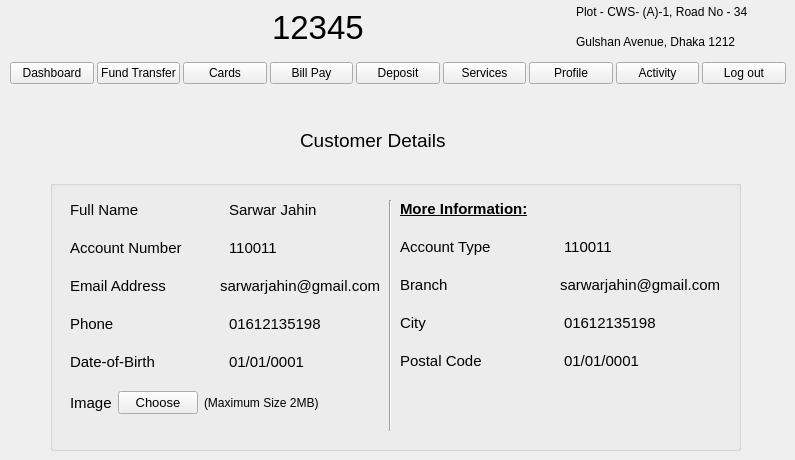
    <widget class="QWidget" name="profile_page">
     <widget class="QLabel" name="profile_customer_details_label">
      <property name="geometry">
       <rect>
        <x>300</x>
        <y>130</y>
        <width>161</width>
        <height>21</height>
       </rect>
      </property>
      <property name="font">
       <font>
        <pointsize>14</pointsize>
       </font>
      </property>
      <property name="text">
       <string>Customer Details</string>
      </property>
     </widget>
     <widget class="QGroupBox" name="profile_box">
      <property name="geometry">
       <rect>
        <x>50</x>
        <y>180</y>
        <width>691</width>
        <height>271</height>
       </rect>
      </property>
      <property name="title">
       <string/>
      </property>
      <widget class="QWidget" name="layoutWidget">
       <property name="geometry">
        <rect>
         <x>20</x>
         <y>21</y>
         <width>311</width>
         <height>362</height>
        </rect>
       </property>
       <layout class="QFormLayout" name="profile_box_layout">
        <property name="verticalSpacing">
         <number>20</number>
        </property>
        <item row="0" column="0" colspan="2">
         <layout class="QGridLayout" name="gridLayout">
          <property name="sizeConstraint">
           <enum>QLayout::SetDefaultConstraint</enum>
          </property>
          <property name="spacing">
           <number>6</number>
          </property>
          <item row="0" column="0">
           <widget class="QLabel" name="profile_full_name_label">
            <property name="font">
             <font>
              <pointsize>11</pointsize>
             </font>
            </property>
            <property name="autoFillBackground">
             <bool>false</bool>
            </property>
            <property name="styleSheet">
             <string notr="true"/>
            </property>
            <property name="text">
             <string>Full Name</string>
            </property>
           </widget>
          </item>
          <item row="0" column="1">
           <widget class="QLabel" name="profile_full_name">
            <property name="font">
             <font>
              <pointsize>11</pointsize>
             </font>
            </property>
            <property name="text">
             <string>Sarwar Jahin</string>
            </property>
           </widget>
          </item>
         </layout>
        </item>
        <item row="1" column="0" colspan="2">
         <layout class="QGridLayout" name="gridLayout_2">
          <property name="sizeConstraint">
           <enum>QLayout::SetDefaultConstraint</enum>
          </property>
          <property name="spacing">
           <number>6</number>
          </property>
          <item row="0" column="0">
           <widget class="QLabel" name="profile_user_name_label">
            <property name="font">
             <font>
              <pointsize>11</pointsize>
             </font>
            </property>
            <property name="styleSheet">
             <string notr="true"/>
            </property>
            <property name="text">
             <string>Account Number</string>
            </property>
           </widget>
          </item>
          <item row="0" column="1">
           <widget class="QLabel" name="profile_user_name">
            <property name="font">
             <font>
              <pointsize>11</pointsize>
             </font>
            </property>
            <property name="text">
             <string>110011</string>
            </property>
           </widget>
          </item>
         </layout>
        </item>
        <item row="2" column="0" colspan="2">
         <layout class="QGridLayout" name="gridLayout_3">
          <property name="sizeConstraint">
           <enum>QLayout::SetDefaultConstraint</enum>
          </property>
          <property name="spacing">
           <number>6</number>
          </property>
          <item row="0" column="1">
           <widget class="QLabel" name="profile_email">
            <property name="font">
             <font>
              <pointsize>11</pointsize>
             </font>
            </property>
            <property name="text">
             <string>sarwarjahin@gmail.com</string>
            </property>
           </widget>
          </item>
          <item row="0" column="0">
           <widget class="QLabel" name="profile_email_label">
            <property name="font">
             <font>
              <pointsize>11</pointsize>
             </font>
            </property>
            <property name="styleSheet">
             <string notr="true"/>
            </property>
            <property name="text">
             <string>Email Address</string>
            </property>
           </widget>
          </item>
         </layout>
        </item>
        <item row="3" column="0" colspan="2">
         <layout class="QGridLayout" name="gridLayout_4">
          <property name="sizeConstraint">
           <enum>QLayout::SetDefaultConstraint</enum>
          </property>
          <property name="spacing">
           <number>6</number>
          </property>
          <item row="0" column="0">
           <widget class="QLabel" name="profile_phone_label">
            <property name="font">
             <font>
              <pointsize>11</pointsize>
             </font>
            </property>
            <property name="styleSheet">
             <string notr="true"/>
            </property>
            <property name="text">
             <string>Phone</string>
            </property>
           </widget>
          </item>
          <item row="0" column="1">
           <widget class="QLabel" name="profile_phone">
            <property name="font">
             <font>
              <pointsize>11</pointsize>
             </font>
            </property>
            <property name="text">
             <string>01612135198</string>
            </property>
           </widget>
          </item>
         </layout>
        </item>
        <item row="4" column="0" colspan="2">
         <layout class="QGridLayout" name="gridLayout_5">
          <property name="sizeConstraint">
           <enum>QLayout::SetDefaultConstraint</enum>
          </property>
          <property name="spacing">
           <number>6</number>
          </property>
          <item row="0" column="0">
           <widget class="QLabel" name="profile_date_label">
            <property name="font">
             <font>
              <pointsize>11</pointsize>
             </font>
            </property>
            <property name="styleSheet">
             <string notr="true"/>
            </property>
            <property name="text">
             <string>Date-of-Birth</string>
            </property>
           </widget>
          </item>
          <item row="0" column="1">
           <widget class="QLabel" name="profile_date">
            <property name="font">
             <font>
              <pointsize>11</pointsize>
             </font>
            </property>
            <property name="text">
             <string>01/01/0001</string>
            </property>
           </widget>
          </item>
         </layout>
        </item>
        <item row="5" column="0" colspan="2">
         <layout class="QHBoxLayout" name="horizontalLayout_5">
          <property name="spacing">
           <number>6</number>
          </property>
          <property name="sizeConstraint">
           <enum>QLayout::SetDefaultConstraint</enum>
          </property>
          <item>
           <widget class="QLabel" name="profile_image_label">
            <property name="sizePolicy">
             <sizepolicy hsizetype="Maximum" vsizetype="Preferred">
              <horstretch>0</horstretch>
              <verstretch>0</verstretch>
             </sizepolicy>
            </property>
            <property name="font">
             <font>
              <pointsize>11</pointsize>
             </font>
            </property>
            <property name="text">
             <string>Image</string>
            </property>
           </widget>
          </item>
          <item>
           <widget class="QPushButton" name="profile_image_button">
            <property name="sizePolicy">
             <sizepolicy hsizetype="Maximum" vsizetype="Fixed">
              <horstretch>0</horstretch>
              <verstretch>0</verstretch>
             </sizepolicy>
            </property>
            <property name="font">
             <font>
              <pointsize>10</pointsize>
             </font>
            </property>
            <property name="text">
             <string>Choose</string>
            </property>
           </widget>
          </item>
          <item>
           <widget class="QLabel" name="profile_image_notice">
            <property name="text">
             <string>(Maximum Size 2MB)</string>
            </property>
           </widget>
          </item>
         </layout>
        </item>
       </layout>
      </widget>
      <widget class="QWidget" name="layoutWidget_24">
       <property name="geometry">
        <rect>
         <x>350</x>
         <y>20</y>
         <width>321</width>
         <height>361</height>
        </rect>
       </property>
       <layout class="QFormLayout" name="profile_box_layout_2">
        <property name="verticalSpacing">
         <number>20</number>
        </property>
        <item row="0" column="0" colspan="2">
         <layout class="QGridLayout" name="gridLayout_6">
          <property name="sizeConstraint">
           <enum>QLayout::SetDefaultConstraint</enum>
          </property>
          <property name="spacing">
           <number>6</number>
          </property>
          <item row="0" column="0">
           <widget class="QLabel" name="profile_full_name_2">
            <property name="font">
             <font>
              <pointsize>11</pointsize>
              <weight>75</weight>
              <bold>true</bold>
              <underline>true</underline>
             </font>
            </property>
            <property name="text">
             <string>More Information:</string>
            </property>
           </widget>
          </item>
         </layout>
        </item>
        <item row="1" column="0" colspan="2">
         <layout class="QGridLayout" name="gridLayout_13">
          <property name="sizeConstraint">
           <enum>QLayout::SetDefaultConstraint</enum>
          </property>
          <property name="spacing">
           <number>6</number>
          </property>
          <item row="0" column="0">
           <widget class="QLabel" name="profile_user_name_label_2">
            <property name="font">
             <font>
              <pointsize>11</pointsize>
             </font>
            </property>
            <property name="styleSheet">
             <string notr="true"/>
            </property>
            <property name="text">
             <string>Account Type</string>
            </property>
           </widget>
          </item>
          <item row="0" column="1">
           <widget class="QLabel" name="account_type">
            <property name="font">
             <font>
              <pointsize>11</pointsize>
             </font>
            </property>
            <property name="text">
             <string>110011</string>
            </property>
           </widget>
          </item>
         </layout>
        </item>
        <item row="2" column="0" colspan="2">
         <layout class="QGridLayout" name="gridLayout_14">
          <property name="sizeConstraint">
           <enum>QLayout::SetDefaultConstraint</enum>
          </property>
          <property name="spacing">
           <number>6</number>
          </property>
          <item row="0" column="1">
           <widget class="QLabel" name="branch">
            <property name="font">
             <font>
              <pointsize>11</pointsize>
             </font>
            </property>
            <property name="text">
             <string>sarwarjahin@gmail.com</string>
            </property>
           </widget>
          </item>
          <item row="0" column="0">
           <widget class="QLabel" name="profile_email_label_2">
            <property name="font">
             <font>
              <pointsize>11</pointsize>
             </font>
            </property>
            <property name="styleSheet">
             <string notr="true"/>
            </property>
            <property name="text">
             <string>Branch</string>
            </property>
           </widget>
          </item>
         </layout>
        </item>
        <item row="3" column="0" colspan="2">
         <layout class="QGridLayout" name="gridLayout_15">
          <property name="sizeConstraint">
           <enum>QLayout::SetDefaultConstraint</enum>
          </property>
          <property name="spacing">
           <number>6</number>
          </property>
          <item row="0" column="0">
           <widget class="QLabel" name="profile_phone_label_2">
            <property name="font">
             <font>
              <pointsize>11</pointsize>
             </font>
            </property>
            <property name="styleSheet">
             <string notr="true"/>
            </property>
            <property name="text">
             <string>City</string>
            </property>
           </widget>
          </item>
          <item row="0" column="1">
           <widget class="QLabel" name="city">
            <property name="font">
             <font>
              <pointsize>11</pointsize>
             </font>
            </property>
            <property name="text">
             <string>01612135198</string>
            </property>
           </widget>
          </item>
         </layout>
        </item>
        <item row="4" column="0" colspan="2">
         <layout class="QGridLayout" name="gridLayout_16">
          <property name="sizeConstraint">
           <enum>QLayout::SetDefaultConstraint</enum>
          </property>
          <property name="spacing">
           <number>6</number>
          </property>
          <item row="0" column="0">
           <widget class="QLabel" name="profile_date_label_2">
            <property name="font">
             <font>
              <pointsize>11</pointsize>
             </font>
            </property>
            <property name="styleSheet">
             <string notr="true"/>
            </property>
            <property name="text">
             <string>Postal Code</string>
            </property>
           </widget>
          </item>
          <item row="0" column="1">
           <widget class="QLabel" name="postal_code">
            <property name="font">
             <font>
              <pointsize>11</pointsize>
             </font>
            </property>
            <property name="text">
             <string>01/01/0001</string>
            </property>
           </widget>
          </item>
         </layout>
        </item>
        <item row="5" column="0" colspan="2">
         <layout class="QHBoxLayout" name="horizontalLayout_12">
          <property name="spacing">
           <number>6</number>
          </property>
          <property name="sizeConstraint">
           <enum>QLayout::SetDefaultConstraint</enum>
          </property>
         </layout>
        </item>
       </layout>
      </widget>
      <widget class="Line" name="line_3">
       <property name="geometry">
        <rect>
         <x>330</x>
         <y>20</y>
         <width>20</width>
         <height>231</height>
        </rect>
       </property>
       <property name="orientation">
        <enum>Qt::Vertical</enum>
       </property>
      </widget>
     </widget>
     <widget class="QWidget" name="layoutWidget_16">
      <property name="geometry">
       <rect>
        <x>40</x>
        <y>0</y>
        <width>711</width>
        <height>54</height>
       </rect>
      </property>
      <layout class="QGridLayout" name="gridLayout_26">
       <item row="1" column="0">
        <widget class="QLabel" name="login_bank_logo_4">
         <property name="text">
          <string/>
         </property>
         <property name="pixmap">
          <pixmap resource="resources.qrc">:/image/images/logo.jpeg</pixmap>
         </property>
        </widget>
       </item>
       <item row="1" column="4">
        <layout class="QVBoxLayout" name="verticalLayout_11">
         <item>
          <widget class="QLabel" name="login_address_label1_4">
           <property name="text">
            <string>Plot - CWS- (A)-1, Road No - 34 </string>
           </property>
          </widget>
         </item>
         <item>
          <widget class="QLabel" name="login_address_label2_4">
           <property name="text">
            <string>Gulshan Avenue, Dhaka 1212</string>
           </property>
          </widget>
         </item>
        </layout>
       </item>
       <item row="1" column="2">
        <layout class="QHBoxLayout" name="horizontalLayout_26">
         <item>
          <widget class="QLabel" name="login_support_logo_4">
           <property name="text">
            <string/>
           </property>
           <property name="pixmap">
            <pixmap resource="resources.qrc">:/image/images/support_icon.jpeg</pixmap>
           </property>
           <property name="scaledContents">
            <bool>true</bool>
           </property>
          </widget>
         </item>
         <item>
          <widget class="QLabel" name="label_37">
           <property name="font">
            <font>
             <pointsize>25</pointsize>
            </font>
           </property>
           <property name="text">
            <string>12345</string>
           </property>
          </widget>
         </item>
        </layout>
       </item>
       <item row="1" column="1">
        <spacer name="horizontalSpacer_24">
         <property name="orientation">
          <enum>Qt::Horizontal</enum>
         </property>
         <property name="sizeHint" stdset="0">
          <size>
           <width>40</width>
           <height>20</height>
          </size>
         </property>
        </spacer>
       </item>
       <item row="1" column="3">
        <spacer name="horizontalSpacer_25">
         <property name="orientation">
          <enum>Qt::Horizontal</enum>
         </property>
         <property name="sizeHint" stdset="0">
          <size>
           <width>40</width>
           <height>20</height>
          </size>
         </property>
        </spacer>
       </item>
      </layout>
     </widget>
     <widget class="QWidget" name="layoutWidget_22">
      <property name="geometry">
       <rect>
        <x>10</x>
        <y>60</y>
        <width>776</width>
        <height>27</height>
       </rect>
      </property>
      <layout class="QHBoxLayout" name="horizontalLayout_34">
       <property name="spacing">
        <number>3</number>
       </property>
       <property name="sizeConstraint">
        <enum>QLayout::SetMinimumSize</enum>
       </property>
       <item>
        <widget class="QPushButton" name="dashboard_button_10">
         <property name="sizePolicy">
          <sizepolicy hsizetype="Minimum" vsizetype="Fixed">
           <horstretch>0</horstretch>
           <verstretch>0</verstretch>
          </sizepolicy>
         </property>
         <property name="text">
          <string>Dashboard</string>
         </property>
        </widget>
       </item>
       <item>
        <widget class="QPushButton" name="fund_tranfer_button_10">
         <property name="sizePolicy">
          <sizepolicy hsizetype="Minimum" vsizetype="Fixed">
           <horstretch>0</horstretch>
           <verstretch>0</verstretch>
          </sizepolicy>
         </property>
         <property name="text">
          <string>Fund Transfer</string>
         </property>
        </widget>
       </item>
       <item>
        <widget class="QPushButton" name="cards_button_10">
         <property name="sizePolicy">
          <sizepolicy hsizetype="Minimum" vsizetype="Fixed">
           <horstretch>0</horstretch>
           <verstretch>0</verstretch>
          </sizepolicy>
         </property>
         <property name="text">
          <string>Cards</string>
         </property>
        </widget>
       </item>
       <item>
        <widget class="QPushButton" name="bill_pay_button_10">
         <property name="sizePolicy">
          <sizepolicy hsizetype="Minimum" vsizetype="Fixed">
           <horstretch>0</horstretch>
           <verstretch>0</verstretch>
          </sizepolicy>
         </property>
         <property name="text">
          <string>Bill Pay</string>
         </property>
        </widget>
       </item>
       <item>
        <widget class="QPushButton" name="beneficiary_button_10">
         <property name="sizePolicy">
          <sizepolicy hsizetype="Minimum" vsizetype="Fixed">
           <horstretch>0</horstretch>
           <verstretch>0</verstretch>
          </sizepolicy>
         </property>
         <property name="text">
          <string>Deposit</string>
         </property>
        </widget>
       </item>
       <item>
        <widget class="QPushButton" name="services_button_10">
         <property name="sizePolicy">
          <sizepolicy hsizetype="Minimum" vsizetype="Fixed">
           <horstretch>0</horstretch>
           <verstretch>0</verstretch>
          </sizepolicy>
         </property>
         <property name="text">
          <string>Services</string>
         </property>
        </widget>
       </item>
       <item>
        <widget class="QPushButton" name="profile_button_10">
         <property name="sizePolicy">
          <sizepolicy hsizetype="Minimum" vsizetype="Fixed">
           <horstretch>0</horstretch>
           <verstretch>0</verstretch>
          </sizepolicy>
         </property>
         <property name="text">
          <string>Profile</string>
         </property>
        </widget>
       </item>
       <item>
        <widget class="QPushButton" name="activity_button_10">
         <property name="sizePolicy">
          <sizepolicy hsizetype="Minimum" vsizetype="Fixed">
           <horstretch>0</horstretch>
           <verstretch>0</verstretch>
          </sizepolicy>
         </property>
         <property name="text">
          <string>Activity</string>
         </property>
        </widget>
       </item>
       <item>
        <widget class="QPushButton" name="home_schedular_button_10">
         <property name="sizePolicy">
          <sizepolicy hsizetype="Minimum" vsizetype="Fixed">
           <horstretch>0</horstretch>
           <verstretch>0</verstretch>
          </sizepolicy>
         </property>
         <property name="text">
          <string>Log out</string>
         </property>
        </widget>
       </item>
      </layout>
     </widget>
    </widget>
